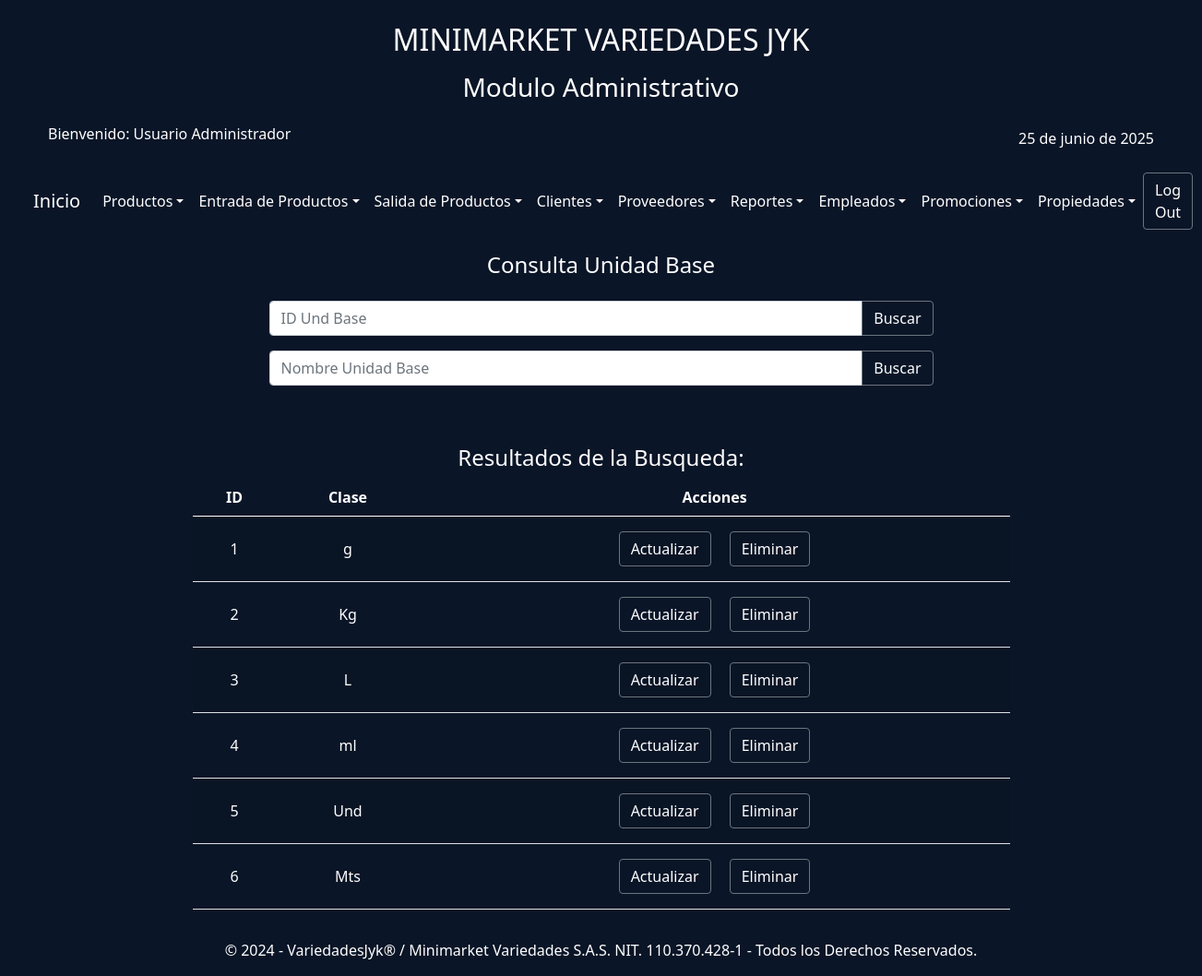
/index.php?action=consultaUndBasen (signed in), run on the app's committed database.
### tables this page shows
CREATE TABLE IF NOT EXISTS `unidad_base` (
  `idUndBase` int NOT NULL AUTO_INCREMENT,
  `UndBase` varchar(10) NOT NULL,
  PRIMARY KEY (`idUndBase`)
);

### controllers/controladorUndBase.php (called while the page is built, shortened)
<?php
require_once('./models/modeloUndBase.php');
require_once('./config/conexionBDJYK.php');
class ControladorUndBase
{
    private $modeloUndBase;
    public function __construct()
    {
        $database = new DataBase();
        $this->db = $database->getConnectionJYK();
        $this->modeloUndBase = new ModeloUndBase($this->db);
    }
    public function listaUndBases($tipo, $valor)
    {
        $limite = 10;
        $pagina = isset($_GET['pagina']) ? (int)$_GET['pagina'] : 1;
        $inicio = ($pagina - 1) * $limite;
        $undBases = $this->modeloUndBase->listaUndBase($inicio, $limite);
        $totalClases = $this->modeloUndBase->obtenerTotalUndBase();
        $totalPaginas = ceil($totalClases / $limite);
        return
            [
                'undBases' => $undBases,
                'pagina' => $pagina,
                'totalPaginas' => $totalPaginas,
                'filtro' => $valor,
                'tipo' => $tipo,
            ];
    }
}

### config/conexionBDJYK.php (called while the page is built)
<?php
class DataBase
{
    private $host = "localhost";
    private $db_name = "variedadesjyk";
    private $username = "variedadesjyk";
    private $password = "variedJYK2025";
    private static $conn = null;
    public function getConnectionJYK()
    {
        if (self::$conn === null) {
            try {
                self::$conn = new PDO(
                    "mysql:host=" . $this->host . ";dbname=" . $this->db_name,
                    $this->username,
                    $this->password
                );
                self::$conn->exec("set names utf8");
            } catch (PDOException $e) {
                echo "Error de Conexión: " . $e->getMessage();
                exit;
            }
        }
        return self::$conn;
    }
}

### models/modeloUndBase.php (called while the page is built, shortened)
<?php
class ModeloUndBase
{
    private $conn;
    private $table = "unidad_base";
    public function __construct($db)
    {
        $this->conn = $db;
    }
    public function listaUndBase($inicio, $limite)
    {
        $query = "SELECT * FROM " . $this->table . " LIMIT :inicio, :limite";
        $stmt = $this->conn->prepare($query);
        $stmt->bindValue(':inicio', (int)$inicio, PDO::PARAM_INT);
        $stmt->bindValue(':limite', (int)$limite, PDO::PARAM_INT);
        $stmt->execute();
        return $stmt->fetchAll(PDO::FETCH_ASSOC);
    }
    public function obtenerTotalUndBase()
    {
        $stmt = $this->conn->query("SELECT COUNT(*) FROM " . $this->table . "");
        return (int)$stmt->fetchColumn();
    }
}

### views/propiedades/unidadBase/consultaUndBase.php (the view, shortened to what this page needs)
<?php include('./views/layautModAdmin/headerModAdmin.php'); ?>
<div class="container">
    <div class="row justify-content-center">
        <div class="col-lg-8 col-md-10 col-sm-12">
            <div class="text-center text-white mt-3">
                <div class="text-center text-white mt-3">
                    <h4>Consulta Unidad Base</h4>
                </div>
                <form class=" mt-4" action="index.php?action=consultaUndBaseId" method="get">
                    <div class="input-group mb-3">
                        <input type="text" class="form-control" placeholder="ID Und Base" name="idUndBase" aria-label="Recipient's usernam" aria-describedby="button-addon2" required>
                        <button class="btn btn-outline-secondary text-white" type="submit" id="button-addon2">Buscar</button>
                    </div>
                </form>
                <form class=" mt-2" action="index.php?action=consultaUndBaseNombre" method="get">
                    <div class="input-group mb-3">
                        <input type="text" class="form-control" placeholder="Nombre Unidad Base" name="nomUndBase" aria-label="Recipient's usernam" aria-describedby="button-addon2" required>
                        <button class="btn btn-outline-secondary text-white" type="submit" id="button-addon2">Buscar</button>
                    </div>
                </form>
            </div>
        </div>
    </div>
    <div class="container-fluid mt-5">
        <div class="row">
            <div class="col-12 col-md-10 offset-md-1">
                <div class="text-center">
                    <?php if (isset($data['undBases']) && count($data['undBases']) > 0): ?>
                        <h4 class="text-white">Resultados de la Busqueda:</h4>
                </div>
                <div class="table-responsive">
                    <table class="table table-hover table-striped text-white text-center">
                        <thead>
                            <tr>
                                <th>ID</th>
                                <th>Clase</th>
                                <th>Acciones</th>
                            </tr>
                        </thead>
                        <tbody class="">
                            <?php foreach ($data['undBases'] as $undBase): ?>
                                <tr>
                                    <td class="text-white align-middle"><?= $undBase['idUndBase']; ?></td>
                                    <td class="text-white align-middle"><?= $undBase['UndBase']; ?></td>
                                    <td>
                                        <a href="index.php?action=actualizarUndBaseId&idUndBase=<?= $undBase['idUndBase']; ?>" class="btn btn-outline-secondary text-white m-2 w-30" role="button">Actualizar</a>
                                        <a href="index.php?action=eliminarUndBaseId&idUndBase=<?= $undBase['idUndBase']; ?>" class="btn btn-outline-secondary text-white m-2 w-30" role="button">Eliminar</a>
                                    </td>
                                </tr>
                            <?php endforeach; ?>
                        </tbody>
                    </table>
                </div>
            <?php else: ?>
                <p class="text-white text-center">No se encontraron productos con ese criterio de búsqueda.</p>
            <?php endif; ?>
            </div>
        </div>
    </div>
</div>
</main>
<?php include('./views/layautModAdmin/footerModAdmin.php'); ?>

### css/DesingBody.css (style rules this page uses)
body { background-color: #0a1527 ; }
.row { margin: 0; padding: 0; }

### data on the page
unidad_base: idUndBase "1", UndBase "g"
unidad_base: idUndBase "2", UndBase "Kg"
unidad_base: idUndBase "3", UndBase "L"
unidad_base: idUndBase "4", UndBase "ml"
unidad_base: idUndBase "5", UndBase "Und"
unidad_base: idUndBase "6", UndBase "Mts"

### other printed values
$_SESSION['nombre'] "Usuario"
$_SESSION['apellido'] "Administrador"
